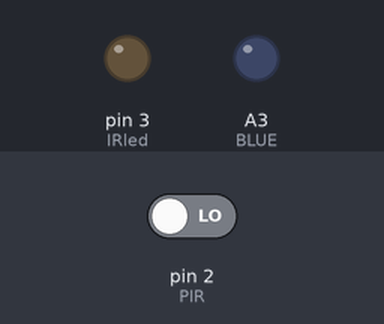
The sketch below on a simulated Arduino Uno, built with avr-gcc and run on an emulated ATmega328P. Shown: output pins drawn as LEDs (lit = HIGH). The test bench sets the inputs (shaded band); at power-on: pin 2 (PIR) LOW.

Above: at 1.2 s.
1.3 s: pin 2 (PIR) driven HIGH
At 1.8 s:
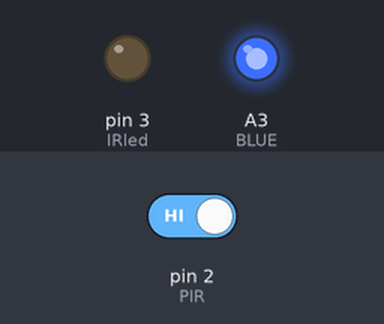
Timing chart, 0 to 8.0 s (numbered marks = the images above; inputs shaded):
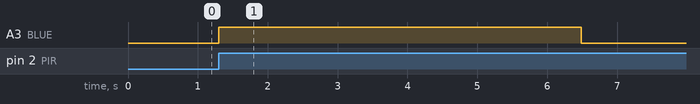

Measured:
- after the input at 1.3 s, A3 (BLUE): LOW → HIGH at once, → LOW 5.2 s later

The sketch:

Spotter.ino
```cpp
#include <TimerOne.h>
#include "Timer.h"
#include <avr/interrupt.h>
#include <IRremote.h>
#include <RCSwitch.h>

RCSwitch mySwitch = RCSwitch();
IRsend irsend;
Timer t;
//constants for ProMini (black)
const int BLUE = A3;
const int IRled = 3;
const int RF433send = 8;
const int PIR = 2;

/* //constants for Nano (Red/white)
const int BLUE = 4;
const int IRled = 9;
const int RF433send = 11;
const int PIR = 2;
 */

const long AlarmOnTime = 5000; // divide by 1000 --> seconds
volatile int PIRstate=0;

void setup()
{
  Serial.begin(9600);
  pinMode(BLUE,OUTPUT);
  pinMode(IRled,OUTPUT);
  pinMode(RF433send,OUTPUT);
  pinMode(PIR,INPUT);
  mySwitch.enableTransmit(RF433send);
  mySwitch.setRepeatTransmit(50);
  // more transmission startup here
  attachInterrupt(digitalPinToInterrupt(PIR),motionDetector,RISING);
}

void loop()
{
  t.update();
  if(PIRstate == 1)
  {
    transmission();
  }
  else
  {
    digitalWrite(BLUE,LOW);
    // turn off buzzer and lights
  }
}

void transmission()
{
  t.pulse(BLUE, AlarmOnTime,HIGH);// a buzzer can be inserted
  t.after(AlarmOnTime,lightsOff);
  // here goes the transmission
  irsend.sendRC5(0x4,8);
  mySwitch.send(5365,24);
}

void motionDetector()
{
  PIRstate = !PIRstate;
}

void lightsOff()
{
  PIRstate=0;
}
```
